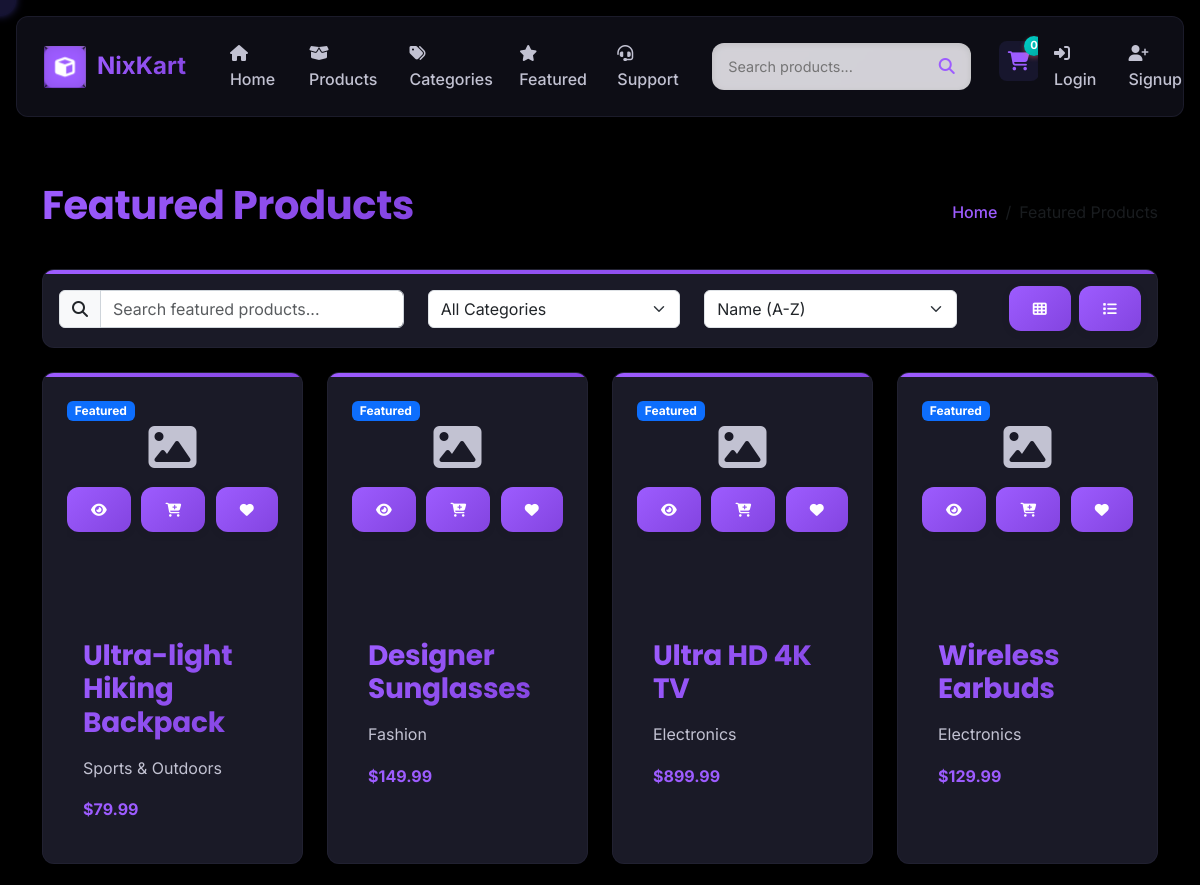
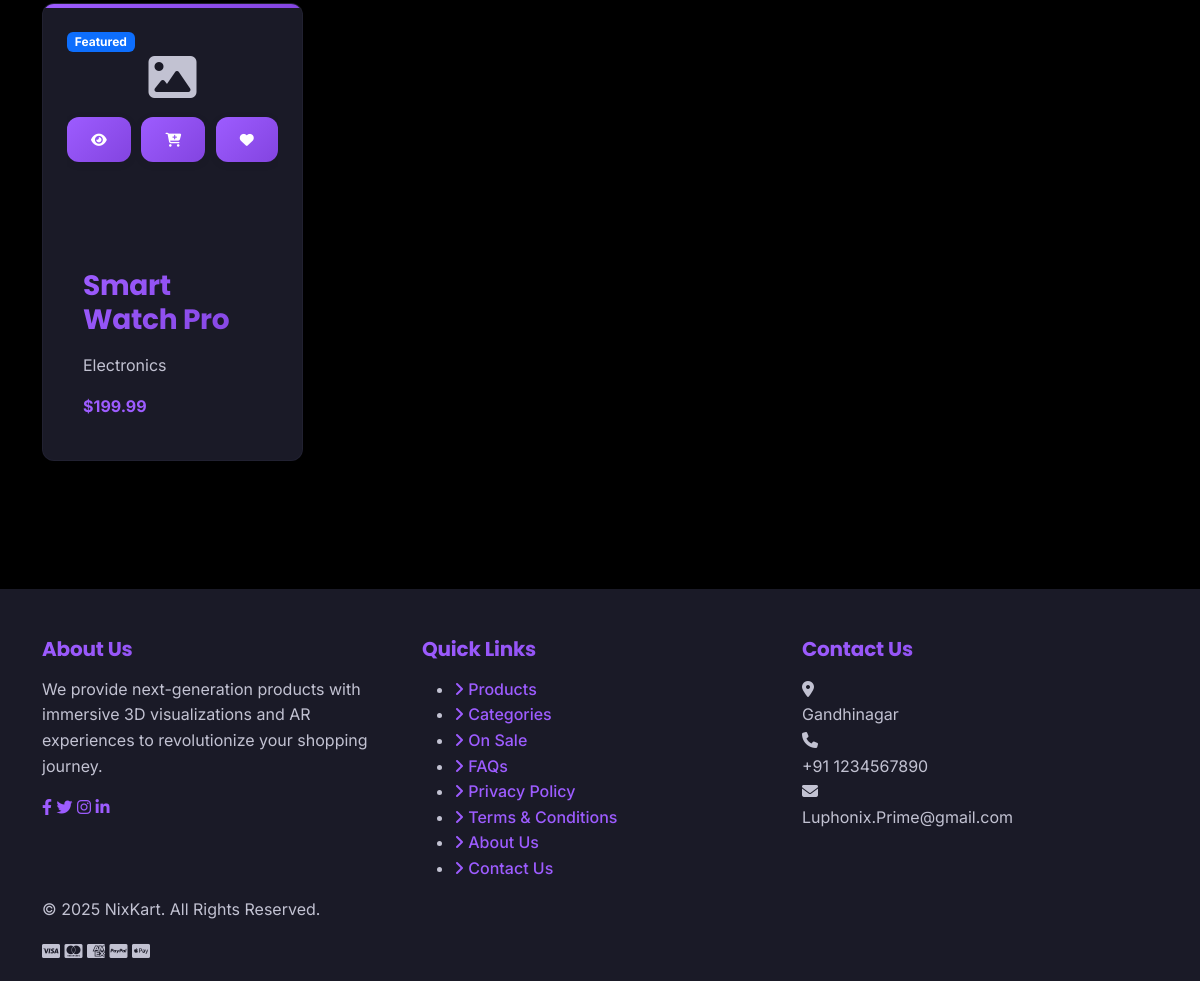
/featured/, run on the app's committed database (2 pictures, top to bottom).
### store/models.py (models this page shows, shortened)
class Product(models.Model):
    category = models.ForeignKey(Category, related_name='products', on_delete=models.CASCADE)
    name = models.CharField(max_length=200)
    slug = models.SlugField(unique=True, blank=True)
    description = models.TextField()
    price = models.DecimalField(max_digits=10, decimal_places=2)
    stock = models.PositiveIntegerField(default=0)
    image = models.ImageField(upload_to='products/', blank=True, null=True)
    model_3d = models.FileField(upload_to='products/3d_models/', blank=True, null=True)
    is_featured = models.BooleanField(default=False)
    created_at = models.DateTimeField(auto_now_add=True)
    updated_at = models.DateTimeField(auto_now=True)
    class Meta:
        ordering = ['-created_at']

class Category(models.Model):
    name = models.CharField(max_length=100)
    slug = models.SlugField(unique=True, blank=True)
    description = models.TextField(blank=True)
    image = models.ImageField(upload_to='categories/', blank=True, null=True)
    created_at = models.DateTimeField(auto_now_add=True)
    updated_at = models.DateTimeField(auto_now=True)
    class Meta:
        verbose_name_plural = 'Categories'
        ordering = ['name']

### store/views.py (the view)
# urls.py: path('featured/', views.featured_products, name='featured'),
def featured_products(request):
    products = Product.objects.filter(is_featured=True)
    context = {
        'products': products,
        'page_title': 'Featured Products'
    }
    return render(request, 'store/featured_products.html', context)

### store/context_processors.py (called while the page is built)
def cart_count(request):
    count = 0
    if request.user.is_authenticated:
        try:
            cart = Cart.objects.get(user=request.user)
            count = cart.items.count()
        except Cart.DoesNotExist:
            pass
    else:
        session_id = request.session.session_key
        if session_id:
            try:
                cart = Cart.objects.get(session_id=session_id)
                count = cart.items.count()
            except Cart.DoesNotExist:
                pass
    return {'cart_count': count}

### templates/store/featured_products.html (shortened to what this page needs)
{% extends 'base.html' %}
{% block content %}
<div class="container mt-4">
    <div class="d-flex justify-content-between align-items-center mb-4">
        <h1>Featured Products</h1>
        <nav aria-label="breadcrumb">
            <ol class="breadcrumb mb-0">
                <li class="breadcrumb-item"><a href="{% url 'index' %}">Home</a></li>
                <li class="breadcrumb-item active" aria-current="page">Featured Products</li>
            </ol>
        </nav>
    </div>
    <div class="filters-section mb-4">
        <div class="dashboard-card p-3">
            <div class="row align-items-center">
                <div class="col-md-4 mb-3 mb-md-0">
                    <div class="input-group">
                        <span class="input-group-text"><i class="fas fa-search"></i></span>
                        <input type="text" id="searchInput" class="form-control" placeholder="Search featured products...">
                    </div>
                </div>
                <div class="col-md-3 mb-3 mb-md-0">
                    <select id="categoryFilter" class="form-select">
                        <option value="">All Categories</option>
                    </select>
                </div>
                <div class="col-md-3 mb-3 mb-md-0">
                    <select id="sortOrder" class="form-select">
                        <option value="name">Name (A-Z)</option>
                    </select>
                </div>
                <div class="col-md-2 d-flex justify-content-end">
                    <button id="gridView" class="btn btn-outline-primary me-2 active">
                        <i class="fas fa-th"></i>
                    </button>
                    <button id="listView" class="btn btn-outline-primary">
                        <i class="fas fa-list"></i>
                    </button>
                </div>
            </div>
        </div>
    </div>
    <div class="row" id="productsGrid">
        {% for product in products %}
        <div class="col-lg-3 col-md-4 col-sm-6 mb-4 product-item" data-category="{{ product.category.id }}">
            <div class="product-card dashboard-card h-100" data-aos="fade-up" data-aos-delay="{{ forloop.counter|add:100 }}">
                <div class="badges">
                    <span class="badge bg-primary">Featured</span>
                </div>
                <div class="product-img-wrapper">
                    {% if product.image %}
                    <img src="{{ product.image.url }}" alt="{{ product.name }}" class="product-img">
                    {% else %}
                    <div class="placeholder-img d-flex align-items-center justify-content-center">
                        <i class="fas fa-image fa-3x"></i>
                    </div>
                    {% endif %}
                    <div class="product-actions">
                        <a href="{% url 'product_detail' product_slug=product.slug %}" class="btn btn-sm btn-light" title="View Details">
                            <i class="fas fa-eye"></i>
                        </a>
                        {% if product.stock > 0 %}
                        <form action="{% url 'add_to_cart' product_slug=product.slug %}" method="post" class="d-inline">
                            <button type="submit" class="btn btn-sm btn-primary" title="Add to Cart">
                                <i class="fas fa-cart-plus"></i>
                            </button>
                        </form>
                        {% endif %}
                        <a href="{% url 'add_to_wishlist' product_id=product.id %}" class="btn btn-sm btn-light" title="Add to Wishlist">
                            <i class="fas fa-heart"></i>
                        </a>
                    </div>
                </div>
                <div class="product-content p-3">
                    <h3 class="product-title">{{ product.name }}</h3>
                    <p class="product-category">{{ product.category.name }}</p>
                    <div class="product-price">${{ product.price }}</div>
                </div>
            </div>
        </div>
        {% empty %}
        <div class="col-12">
            <div class="alert alert-info">No featured products available yet.</div>
        </div>
        {% endfor %}
    </div>
</div>
{% endblock %}

### static/css/main.css (style rules this page uses)
:root { --primary-color: #9d5cff; --primary-dark: #8344e0; --primary-light: #b77dff; --accent-color: #00cfc8; --accent-dark: #00a8a2; --accent-light: #33e4de; --bg-darkest: #000000; --bg-dark: #0F0F17; --bg-dark-secondary: #1A1A27; --bg-dark-tertiary: #252538; --dark-color: #13131f; --medium-color: #8E8EA0; --light-color: #c2c2d2; --ultralight-color: #eeeeff; --success-color: #00d68f; --warning-color: #ffba00; --danger-color: #ff3d71; --info-color: #0095ff; --shadow-dark: rgba(0, 0, 0, 0.3); --shadow-light: rgba(103, 71, 150, 0.06); --border-radius-sm: 8px; --border-radius-md: 12px; --border-radius-lg: 16px; --border-radius-xl: 24px; --border-radius-round: 50%; --shadow-small: 0 2px 8px rgba(0, 0, 0, 0.08); --shadow-medium: 0 4px 16px rgba(0, 0, 0, 0.12); --shadow-large: 0 8px 30px rgba(0, 0, 0, 0.16); --shadow-inner: inset 0 2px 6px rgba(0, 0, 0, 0.08); --glass-bg: rgba(255, 255, 255, 0.6); --glass-border: rgba(255, 255, 255, 0.2); --glass-shadow: 0 8px 32px rgba(31, 38, 135, 0.15); --glass-blur: 8px; --neo-bg: #f0f0f7; --neo-shadow-dark: rgba(163, 177, 198, 0.6); --neo-shadow-light: rgba(255, 255, 255, 0.9); --gradient-primary: linear-gradient(135deg, var(--primary-color), var(--primary-dark)); --gradient-accent: linear-gradient(135deg, var(--accent-color), var(--accent-dark)); --gradient-success: linear-gradient(135deg, var(--success-color), #00b377); --transition-fast: 0.2s cubic-bezier(0.4, 0, 0.2, 1); --transition-medium: 0.4s cubic-bezier(0.4, 0, 0.2, 1); --transition-slow: 0.8s cubic-bezier(0.4, 0, 0.2, 1); --transition-bounce: 0.5s cubic-bezier(0.68, -0.55, 0.265, 1.55); }
@media (prefers-reduced-motion: no-preference) { html { scroll-behavior: smooth; } }
body { font-family: 'Inter', -apple-system, BlinkMacSystemFont, 'Segoe UI', Roboto, Helvetica, Arial, sans-serif; color: var(--light-color); line-height: 1.6; background-color: var(--bg-darkest); overflow-x: hidden; min-height: 100vh; display: flex; flex-direction: column; margin: 0; }
body { --text-color: var(--light-color); --text-muted: var(--medium-color); --background: var(--bg-dark); --card-bg: var(--bg-dark-secondary); --box-shadow: 0 4px 20px rgba(0, 0, 0, 0.25); --neo-bg: var(--bg-dark); }
h1, h2, h3, h4, h5, h6 { font-family: 'Poppins', sans-serif; margin-bottom: 1rem; font-weight: 700; letter-spacing: -0.01em; line-height: 1.2; background: var(--gradient-primary); -webkit-background-clip: text; -webkit-text-fill-color: transparent; background-clip: text; -webkit-text-fill-color: transparent; }
a { color: var(--primary-color); text-decoration: none; transition: all var(--transition-fast); font-weight: 500; position: relative; }
.btn { border-radius: var(--border-radius-md); transition: all var(--transition-medium); position: relative; overflow: hidden; border: none; font-weight: 600; padding: 0.75rem 1.5rem; z-index: 1; letter-spacing: 0.01em; text-transform: uppercase; font-size: 0.875rem; }
.btn { position: relative; overflow: hidden; background: var(--gradient-primary); border: none; color: white; box-shadow: var(--shadow-small); transition: all var(--transition-medium); transform-style: preserve-3d; z-index: 1; }
.btn::before { content: ''; position: absolute; top: 0; left: 0; width: 100%; height: 100%; background: var(--gradient-accent); z-index: -1; opacity: 0; transition: opacity var(--transition-medium); }
.btn-primary { background: var(--gradient-primary); }
.product-card { border-radius: var(--border-radius-md); overflow: hidden; box-shadow: var(--box-shadow); transition: transform var(--transition-fast), box-shadow var(--transition-fast); height: 100%; background-color: var(--bg-dark-secondary); border: 1px solid rgba(61, 61, 90, 0.2); }
.product-img-wrapper { position: relative; overflow: hidden; height: 200px; }
.product-price { font-weight: bold; color: var(--primary-color); }
.product-actions { display: flex; justify-content: space-between; margin-top: 1rem; }
.dashboard-card { background-color: var(--bg-dark-secondary); border-radius: var(--border-radius-md); box-shadow: var(--box-shadow); padding: 1.5rem; height: 100%; border: 1px solid rgba(61, 61, 90, 0.2); position: relative; overflow: hidden; transition: transform 0.3s ease, box-shadow 0.3s ease, border-color 0.3s ease; }
.dashboard-card::before { content: ''; position: absolute; top: 0; left: 0; width: 100%; height: 4px; background: var(--gradient-primary); }

### data on the page
Product: name "Ultra-light Hiking Backpack", category.name "Sports & Outdoors", price "79.99"
Product: name "Designer Sunglasses", category.name "Fashion", price "149.99"
Product: name "Ultra HD 4K TV", category.name "Electronics", price "899.99"
Product: name "Wireless Earbuds", category.name "Electronics", price "129.99"
Product: name "Smart Watch Pro", category.name "Electronics", price "199.99"

### other printed values
{{ cart_count }} "0"
